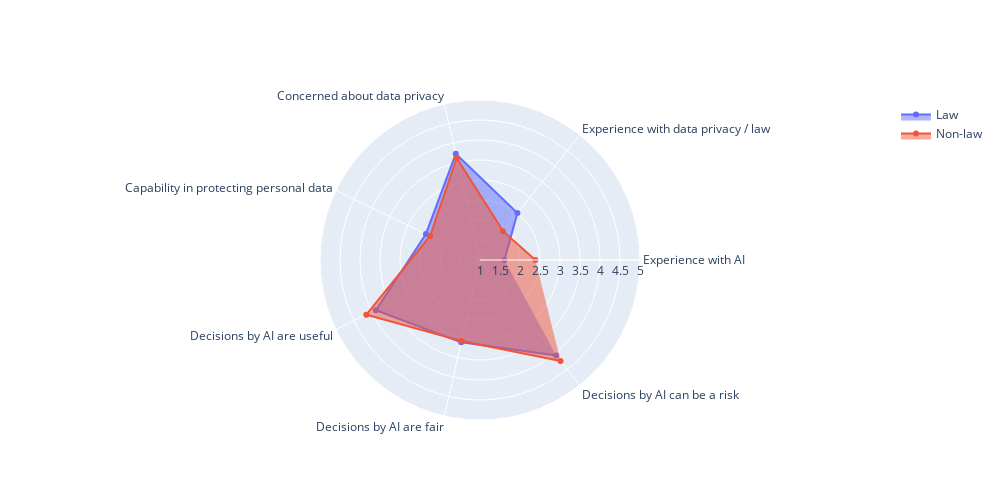

Source (notebook cell):
### Code cell
plot_2_radar_charts(mean_demographic_law, mean_demographic_nonlaw, "Law", "Non-law", feature_names_demographic, [1, 5])

### Figure 1 — Plotly figure (JSON) as saved in the notebook; plotly's stock layout.template omitted (floating-point values rounded to 4 significant figures)
{"data": [{"fill": "toself", "name": "Law", "r": [1.611, 2.5, 3.722, 2.5, 3.889, 3.111, 4.056], "theta": ["Experience with AI", "Experience with data privacy / law", "Concerned about data privacy", "Capability in protecting personal data", "Decisions by AI are useful", "Decisions by AI are fair", "Decisions by AI can be a risk"], "type": "scatterpolar"}, {"fill": "toself", "name": "Non-law", "r": [2.385, 1.923, 3.615, 2.385, 4.154, 3.077, 4.231], "theta": ["Experience with AI", "Experience with data privacy / law", "Concerned about data privacy", "Capability in protecting personal data", "Decisions by AI are useful", "Decisions by AI are fair", "Decisions by AI can be a risk"], "type": "scatterpolar"}], "layout": {"height": 500, "polar": {"radialaxis": {"range": [1, 5], "visible": true}}, "showlegend": true, "title": {}, "width": 1000}}
